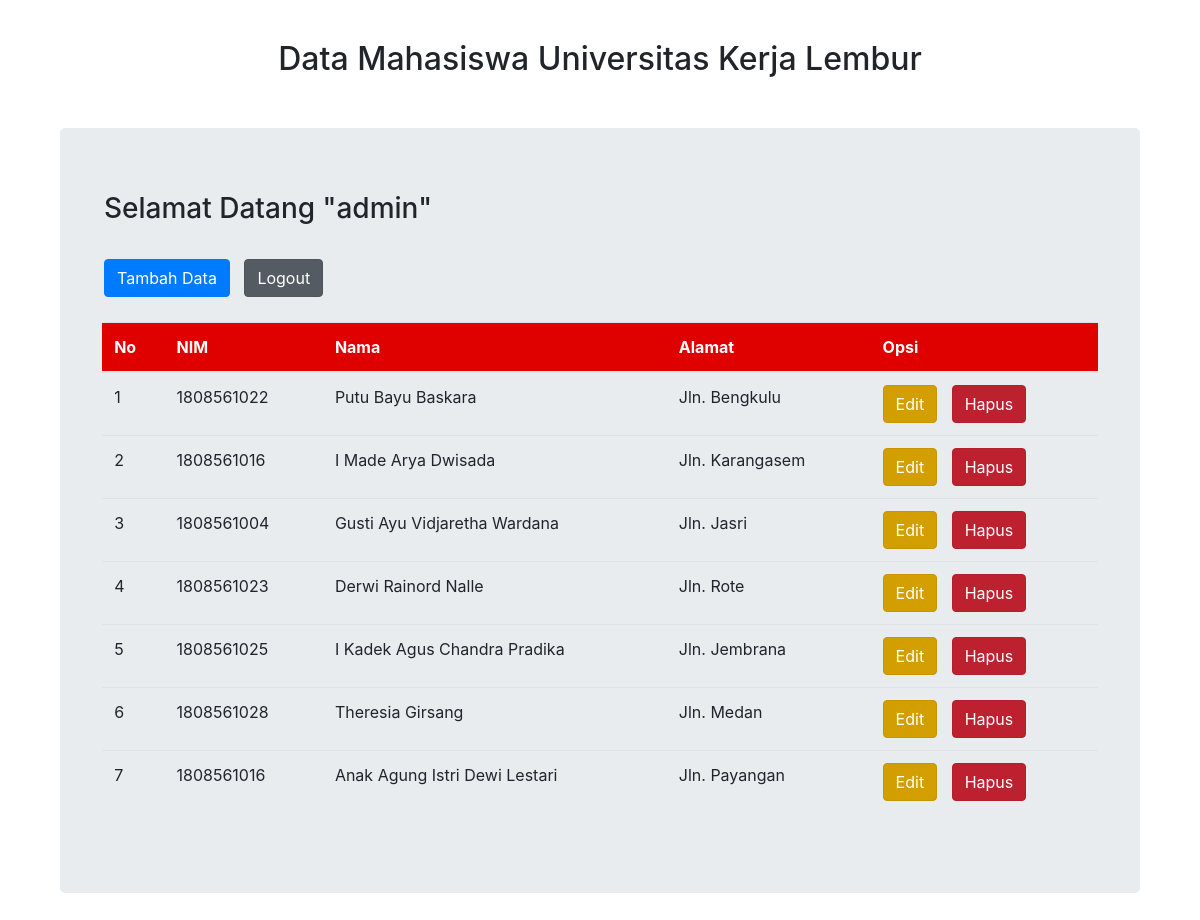
/halaman_admin.php (signed in), run on the app's committed database.
### tables this page shows
CREATE TABLE `tb_mahasiswa` (
  `id` int(11) NOT NULL,
  `nim` varchar(10) NOT NULL,
  `nama` varchar(50) NOT NULL,
  `alamat` varchar(100) NOT NULL,
  `opsi` varchar(100) NOT NULL
);

### halaman_admin.php (the view, shortened to what this page needs)
<!doctype html>
<html lang="en">
  <head>
    <link rel="stylesheet" href="https://cdn.jsdelivr.net/npm/bootstrap@4.5.3/dist/css/bootstrap.min.css">
    <link rel="stylesheet" type="text/css" href="css/style.css">
    <?php
    include 'config/config.php';
    ?>
  </head>
  <body>
    <h2>Data Mahasiswa Universitas Kerja Lembur</h2>
    <div class="jumbotron">
      <h3>Selamat Datang "<?php
        echo $_SESSION['username'];
      ?>"
      </h3>
      <button type="button" class="btn btn-primary" data-toggle="modal" data-target="#tambahModal">Tambah Data</button>
      <a href="logout.php" class="btn btn-secondary active" role="button" aria-pressed="true" style="color:white">Logout</a>
      <table class="table">
        <thead>
          <tr>
              <th scope="col">No</th>
              <th scope="col">NIM</th>
              <th scope="col">Nama</th>
              <th scope="col">Alamat</th>
              <th scope="col">Opsi</th>
          </tr>
        </thead>
        <tbody>
        <?php
          $no = 1;
          $data = mysqli_query($conn,"select * from tb_mahasiswa");
          while ($d = mysqli_fetch_array($data)){
          ?>
            <tr>
              <td><?php echo $no++; ?></td>
              <td><?php echo $d['nim']; ?></td>
              <td><?php echo $d['nama']; ?></td>
              <td><?php echo $d['alamat']; ?></td>
              <td>
                <a href="form_edit.php?id=<?php echo $d['id'];?>" class="btn btn-warning active" role="button" aria-pressed="true" style="color:white;">Edit</a>
                <a href="view_data.php?id=<?php echo $d['id'];?>" class="btn btn-danger active" role="button" aria-pressed="true">Hapus</a>
              </td>
            </tr>
          <?php
          }
        ?>
        </tbody>
      </table>
    </div>
            <?php
              include 'form_tambah.php';
            ?>
  </body>
</html>

### css/style.css (style rules this page uses)
.jumbotron { max-width: 90%; margin: 50px auto; }
table { max-width: 98%; margin: 50px auto; margin-top: 25px; }
thead { background-color: rgb(223, 0, 0); }
th { color: white; }
h2 { padding-top: 40px; text-align: center; }
.btn-primary { margin-left: 12px; margin-bottom: -25px; }
.btn-secondary { margin-top: 25px; margin-left: 10px; }
.btn-danger { margin-left: 10px; }
h3 { margin-left: 12px; }

### data on the page
tb_mahasiswa: nim "1808561022", nama "Putu Bayu Baskara", alamat "Jln. Bengkulu"
tb_mahasiswa: nim "1808561016", nama "I Made Arya Dwisada", alamat "Jln. Karangasem"
tb_mahasiswa: nim "1808561004", nama "Gusti Ayu Vidjaretha Wardana", alamat "Jln. Jasri"
tb_mahasiswa: nim "1808561023", nama "Derwi Rainord Nalle", alamat "Jln. Rote"
tb_mahasiswa: nim "1808561025", nama "I Kadek Agus Chandra Pradika", alamat "Jln. Jembrana"
tb_mahasiswa: nim "1808561028", nama "Theresia Girsang", alamat "Jln. Medan"
tb_mahasiswa: nim "1808561016", nama "Anak Agung Istri Dewi Lestari", alamat "Jln. Payangan"

### other printed values
$_SESSION['username'] "admin"
